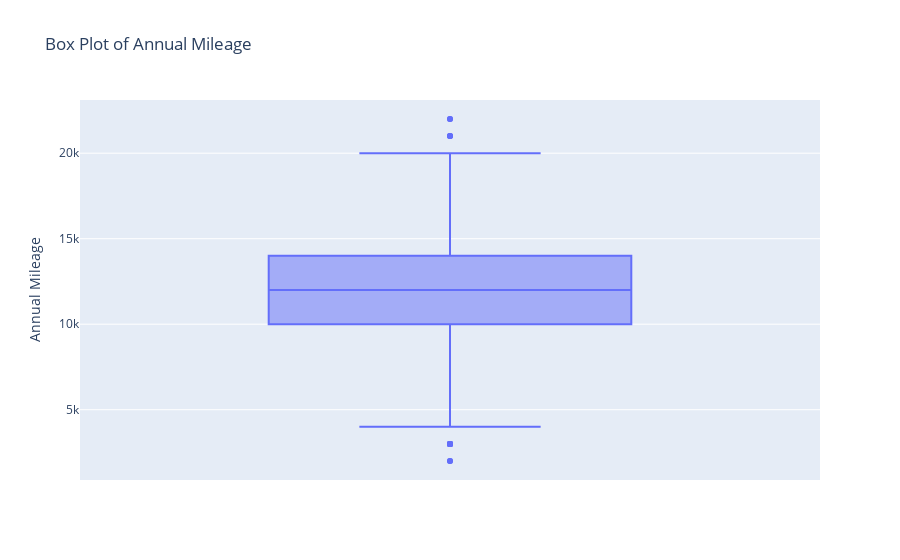

Notebook code cell kept with this figure:
### Code cell
fig = px.box(cic['ANNUAL_MILEAGE'], y="ANNUAL_MILEAGE", title="Box Plot of Annual Mileage")
fig.update_layout(yaxis_title='Annual Mileage')
fig.show()

### Figure 1 — Plotly figure (JSON) as saved in the notebook; plotly's stock layout.template omitted (floating-point values rounded to 4 significant figures; data arrays with more than 128 entries replaced by an {"elided": "..."} marker saying what was removed)
{"data": [{"alignmentgroup": "True", "hovertemplate": "ANNUAL_MILEAGE=%{y}<extra></extra>", "legendgroup": "", "marker": {"color": "#636efa"}, "name": "", "notched": false, "offsetgroup": "", "orientation": "v", "showlegend": false, "type": "box", "x0": " ", "xaxis": "x", "y": {"elided": "9900 float values"}, "y0": " ", "yaxis": "y"}], "layout": {"boxmode": "group", "legend": {"tracegroupgap": 0}, "title": {"text": "Box Plot of Annual Mileage"}, "xaxis": {"anchor": "y", "domain": [0, 1]}, "yaxis": {"anchor": "x", "domain": [0, 1], "title": {"text": "Annual Mileage"}}}}
